Frame 1 (no input): blank canvas, image omitted
Frame 60 (the mouse pressed at the canvas centre just before this capture): blank canvas, image omitted
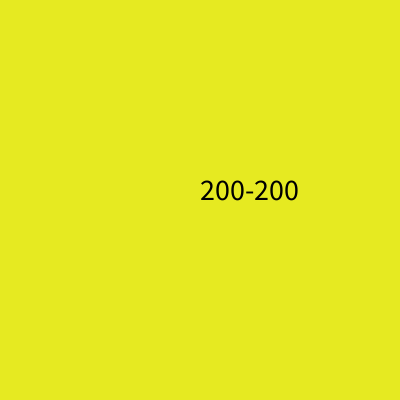
Frame 120 (the mouse held since frame 60 and released just before this capture)

The Processing sketch whose frames 1 and 60 were blank and that drew this single picture after the mouse press (run headless with seeded random() and noise(); from frame 60 on, the mouse is pressed at the canvas centre):

// Processing sketch: text_mousex_mouseY
// ── text_mousex_mouseY.pde
PImage miImagen;

void setup(){
  size(400,400);
}

void draw(){
  background(#E6EA21);
  textSize(30);
  fill(0);
  text(mouseX + "-" + mouseY, mouseX,mouseY);
}
